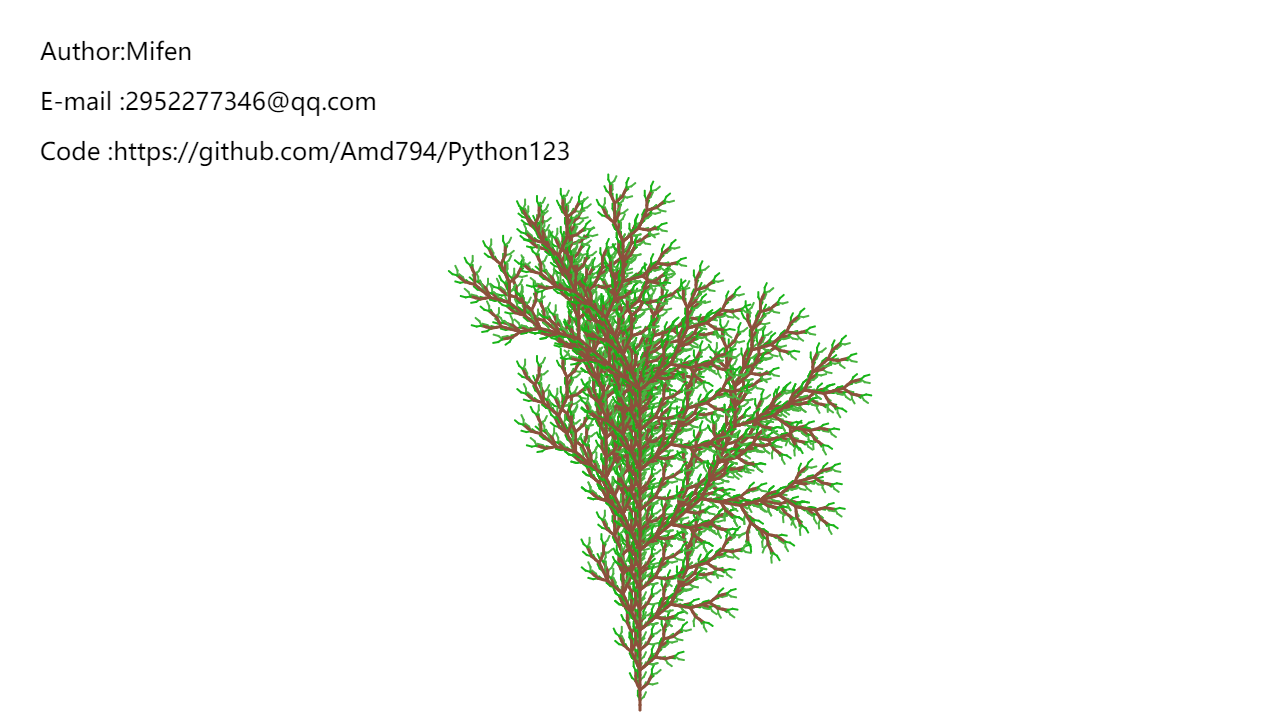

Here is the Python script that generated this plot:
# -*- coding: utf-8 -*-
# Time    : 2019/4/5 22:20
# Author  : Mifen
# Email   : 2952277346@qq.com
# Github  : https://github.com/Amd794



import time
import turtle as t
from turtle import *

setup(1280,720)
t.speed(0)
t.pensize(1)
length = 5
path = 'FX'
angle = 25
up()
color("#262626;")
goto(-600, 300)
write('Author:Mifen', font=("微软雅黑", 18))
goto(-600, 250)
write('E-mail :2952277346@qq.com', font=("微软雅黑", 18))
goto(-600, 200)
write('Code :https://github.com/Amd794/Python123', font=("微软雅黑", 18))
goto(-600, -350)
down()
expalnation = {
    'F': '画线',
    'x': '-',
    '+': '逆时针旋转',
    '-': '顺时针旋转',
    '[': '记录当前位置',
    ']': '恢复上一个位置',
    'a': '上色',
    'b': '上色',
    'c': '上色'
}
rules = {
    'F': 'aFF-[b-F+F]+[c+F-F]',
    'X': 'aFF+[b+F]+[c-F]'
}


def draw_path(path, expalnation):
    posList, angleList = [], []
    t.up()
    t.goto(0, -350)
    t.down()
    t.lt(90)
    for symbol in path:
        if symbol == 'F':
            t.forward(length)
        elif symbol == '+':
            t.left(angle)
        elif symbol == '-':
            t.rt(angle)
        elif symbol == '[':
            posList.append(t.pos())
            angleList.append(t.heading())
        elif symbol == 'a':
            t.pensize(3)
            t.color("#8c503c")
        elif symbol == 'b':
            t.pensize(2)
            t.color("#4ab441")
        elif symbol == 'c':
            t.pensize(2)
            t.color("#18b418")
        elif symbol == ']':
            t.up()
            t.home()
            t.goto(posList.pop())
            t.left(angleList.pop())
            t.down()


def apply_rules(path, rules):
    L = [_ for _ in path]
    for i in range(len(L)):
        symbol = L[i]
        if symbol == 'F':
            L[i] = rules[symbol]
        if symbol == 'X':
            L[i] = rules[symbol]
    path = ''.join(L)
    return path


for _ in range(5):
    path = apply_rules(path, rules)
draw_path(path, expalnation)
